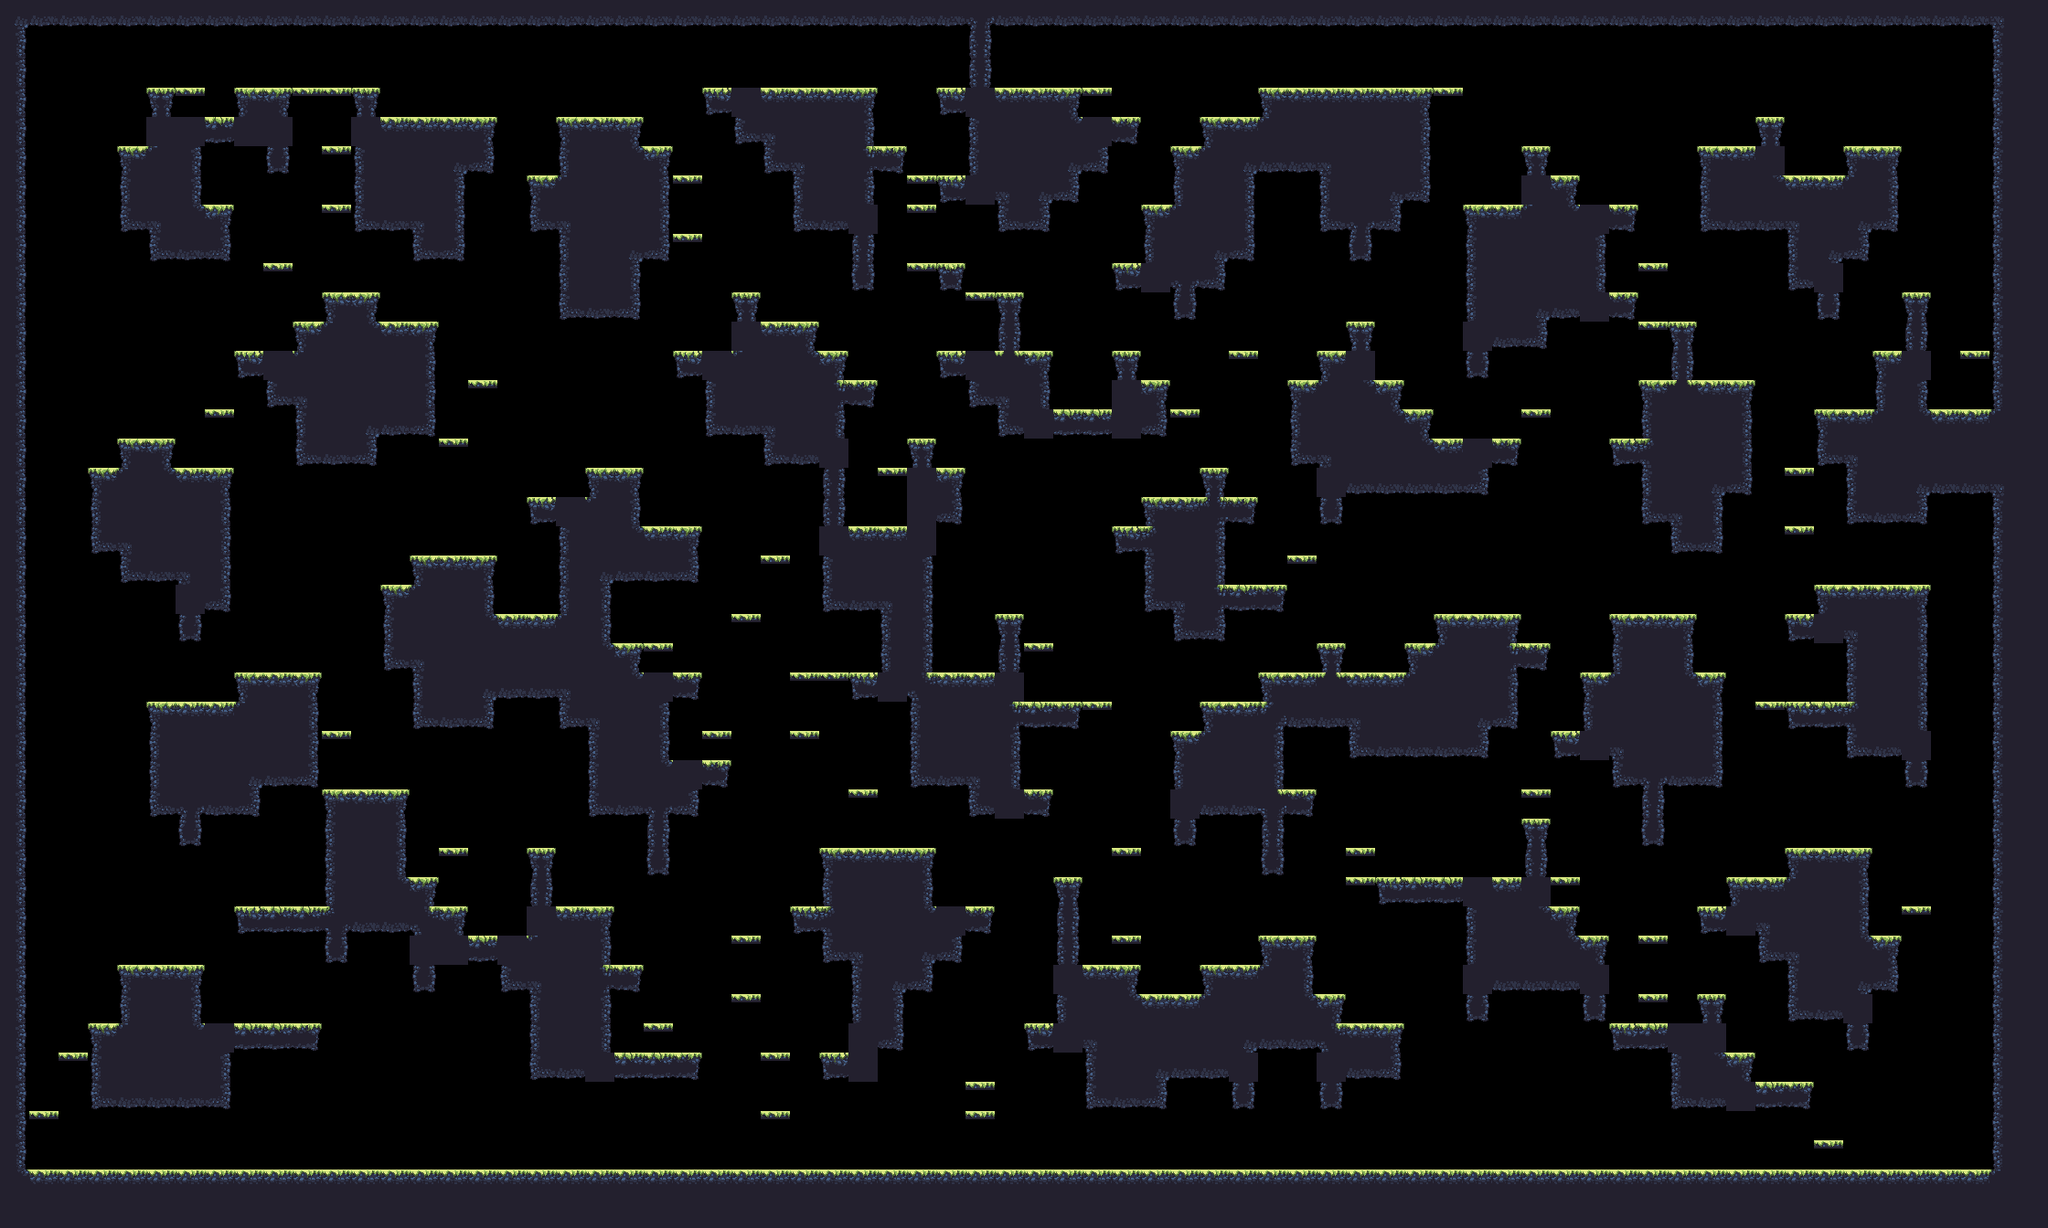

This game map was drawn from its Tiled (.tmx) file and the tilesets committed beside it. A one-line description and the trimmed map source follow:
An orthogonal 70x42 tile map with 32x32 px tiles, 1 tile layer (main) and 17 objects (9x spawn, spawnPlayer0, spawnCrown0, spawnPlayer1, spawnCrown1, ...).

<map compressionlevel="0" height="42" infinite="0" nextlayerid="3" nextobjectid="4" orientation="orthogonal" renderorder="right-down" tiledversion="1.3.2" tileheight="32" tilewidth="32" version="1.2" width="70">
 <tileset firstgid="1" source="forest_summer_tile_set.tsx" />
 <layer height="42" id="1" name="main" width="70">
  <data>[2940 cells, 1265 non-empty, 30 distinct tile ids]</data>
 </layer>
 <objectgroup><object id="1" name="spawnPlayer0" x="448" y="80.0" /><object id="2" name="spawnCrown0" x="224" y="80.0" /><object id="3" name="spawnPlayer1" x="2016" y="112.0" /><object id="4" name="spawnCrown1" x="1984" y="144.0" /><object id="5" name="spawnPlayer2" x="96" y="1072.0" /><object id="6" name="spawnCrown2" x="288" y="1232.0" /><object id="7" name="spawnPlayer3" x="2080" y="1232.0" /><object id="8" name="spawnCrown3" x="2144" y="1232.0" /><object id="9" name="spawn" x="1216" y="80.0" /><object id="10" name="spawn" x="320" y="688.0" /><object id="11" name="spawn" x="128" y="112.0" /><object id="12" name="spawn" x="288" y="336.0" /><object id="13" name="spawn" x="1888" y="368.0" /><object id="14" name="spawn" x="1728" y="1232.0" /><object id="15" name="spawn" x="1632" y="912.0" /><object id="16" name="spawn" x="736" y="688.0" /><object id="17" name="spawn" x="1120" y="624.0" /></objectgroup></map>
